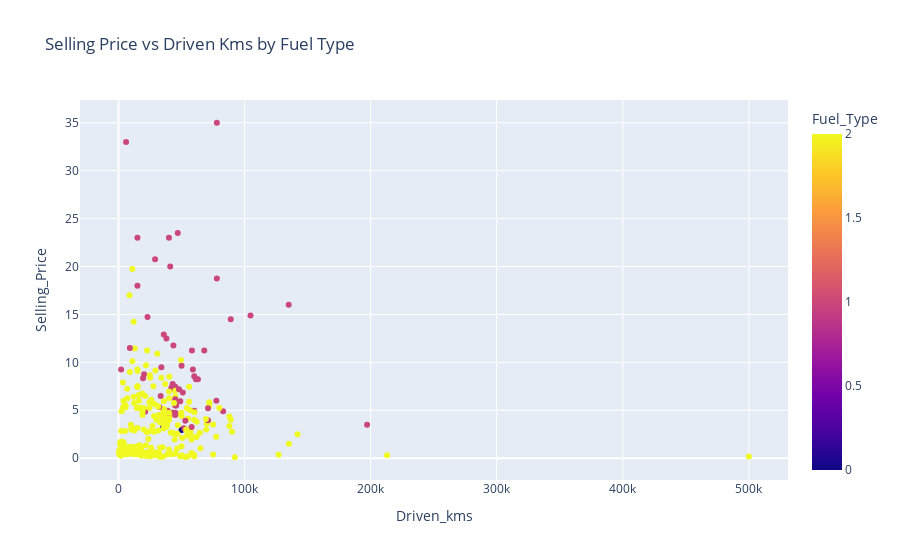

Here is the notebook cell this chart was saved with:
### Code cell
# Price distribution
plt.figure(figsize=(8,6))
sns.histplot(df['Selling_Price'], kde=True, color='blue')
plt.title("Car Price Distribution")
plt.show()

# Correlation heatmap
plt.figure(figsize=(10,6))
sns.heatmap(df.corr(), annot=False, cmap="coolwarm")
plt.title("Correlation Heatmap")
plt.show()

# Scatter plots with Plotly
fig = px.scatter(df, x="Driven_kms", y="Selling_Price", color="Fuel_Type", title="Selling Price vs Driven Kms by Fuel Type")
fig.show()

### Figure 1 — Plotly figure (JSON) as saved in the notebook; plotly's stock layout.template omitted (floating-point values rounded to 4 significant figures; data arrays with more than 128 entries replaced by an {"elided": "..."} marker saying what was removed)
{"data": [{"hovertemplate": "Driven_kms=%{x}<br>Selling_Price=%{y}<br>Fuel_Type=%{marker.color}<extra></extra>", "legendgroup": "", "marker": {"color": {"elided": "299 int values"}, "coloraxis": "coloraxis", "symbol": "circle"}, "mode": "markers", "name": "", "orientation": "v", "showlegend": false, "type": "scatter", "x": {"elided": "299 int values"}, "xaxis": "x", "y": {"elided": "299 float values"}, "yaxis": "y"}], "layout": {"coloraxis": {"colorbar": {"title": {"text": "Fuel_Type"}}, "colorscale": [[0, "#0d0887"], [0.1111, "#46039f"], [0.2222, "#7201a8"], [0.3333, "#9c179e"], [0.4444, "#bd3786"], [0.5556, "#d8576b"], [0.6667, "#ed7953"], [0.7778, "#fb9f3a"], [0.8889, "#fdca26"], [1, "#f0f921"]]}, "legend": {"tracegroupgap": 0}, "title": {"text": "Selling Price vs Driven Kms by Fuel Type"}, "xaxis": {"anchor": "y", "domain": [0, 1], "title": {"text": "Driven_kms"}}, "yaxis": {"anchor": "x", "domain": [0, 1], "title": {"text": "Selling_Price"}}}}
